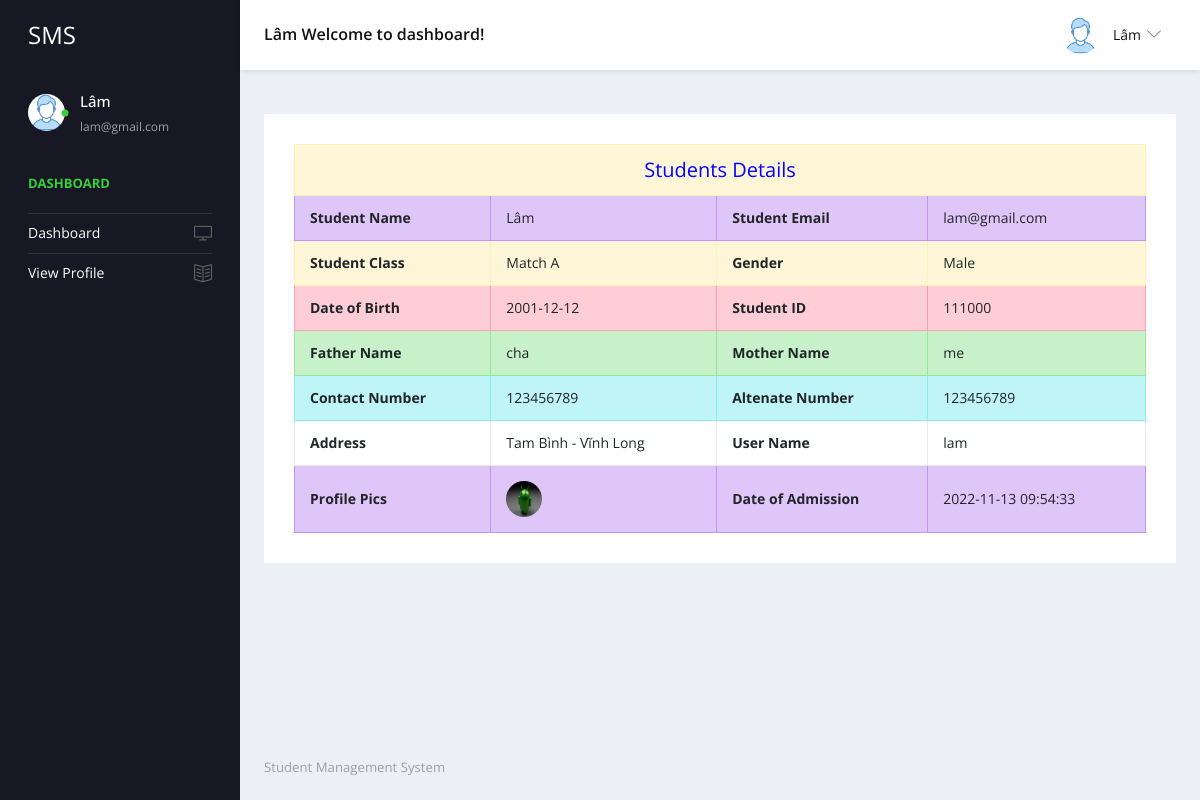
The app's page /user/student-profile.php (signed in) with its own data.
### tables this page shows
CREATE TABLE `tblstudent` (
  `ID` int(10) NOT NULL,
  `StudentName` varchar(200) DEFAULT NULL,
  `StudentEmail` varchar(200) DEFAULT NULL,
  `StudentClass` varchar(100) DEFAULT NULL,
  `Gender` varchar(50) DEFAULT NULL,
  `DOB` date DEFAULT NULL,
  `StuID` varchar(200) DEFAULT NULL,
  `FatherName` mediumtext DEFAULT NULL,
  `MotherName` mediumtext DEFAULT NULL,
  `ContactNumber` bigint(10) DEFAULT NULL,
  `AltenateNumber` bigint(10) DEFAULT NULL,
  `Address` mediumtext DEFAULT NULL,
  `UserName` varchar(200) DEFAULT NULL,
  `Password` varchar(200) DEFAULT NULL,
  `Image` varchar(200) DEFAULT NULL,
  `DateofAdmission` timestamp NULL DEFAULT current_timestamp()
);

CREATE TABLE `tblclass` (
  `ID` int(5) NOT NULL,
  `ClassName` varchar(50) DEFAULT NULL,
  `Section` varchar(20) DEFAULT NULL,
  `CreationDate` timestamp NULL DEFAULT current_timestamp()
);

### user/student-profile.php (the view, shortened to what this page needs)
<?php
include('includes/dbconnection.php');
if (strlen($_SESSION['sturecmsstuid'] == 0)) {
  header('location:logout.php');
} else {
?>
  <!DOCTYPE html>
  <html lang="en">
  <head>
    <link rel="stylesheet" href="vendors/simple-line-icons/css/simple-line-icons.css">
    <link rel="stylesheet" href="css/style.css" />
  </head>
  <body>
    <div class="container-scroller">
      <?php include_once('includes/header.php'); ?>
      <div class="container-fluid page-body-wrapper">
        <?php include_once('includes/sidebar.php'); ?>
        <div class="main-panel">
          <div class="content-wrapper">
            <div class="row">
              <div class="col-12 grid-margin stretch-card">
                <div class="card">
                  <div class="card-body">
                    <table border="1" class="table table-bordered mg-b-0">
                      <?php
                      $sid = $_SESSION['sturecmsstuid'];
                      $sql = "SELECT tblstudent.StudentName,tblstudent.StudentEmail,tblstudent.StudentClass,tblstudent.Gender,tblstudent.DOB,tblstudent.StuID,tblstudent.FatherName,tblstudent.MotherName,tblstudent.ContactNumber,tblstudent.AltenateNumber,tblstudent.Address,tblstudent.UserName,tblstudent.Password,tblstudent.Image,tblstudent.DateofAdmission,tblclass.ClassName,tblclass.Section from tblstudent join tblclass on tblclass.ID=tblstudent.StudentClass where tblstudent.StuID=:sid";
                      $query = $dbh->prepare($sql);
                      $query->bindParam(':sid', $sid, PDO::PARAM_STR);
                      $query->execute();
                      $results = $query->fetchAll(PDO::FETCH_OBJ);
                      if ($query->rowCount() > 0) {
                        foreach ($results as $row) {               ?>
                          <tr align="center" class="table-warning">
                            <td colspan="4" style="font-size:20px;color:blue">
                              Students Details</td>
                          </tr>
                          <tr class="table-info">
                            <th>Student Name</th>
                            <td><?php echo $row->StudentName; ?></td>
                            <th>Student Email</th>
                            <td><?php echo $row->StudentEmail; ?></td>
                          </tr>
                          <tr class="table-warning">
                            <th>Student Class</th>
                            <td><?php echo $row->ClassName; ?> <?php echo $row->Section; ?></td>
                            <th>Gender</th>
                            <td><?php echo $row->Gender; ?></td>
                          </tr>
                          <tr class="table-danger">
                            <th>Date of Birth</th>
                            <td><?php echo $row->DOB; ?></td>
                            <th>Student ID</th>
                            <td><?php echo $row->StuID; ?></td>
                          </tr>
                          <tr class="table-success">
                            <th>Father Name</th>
                            <td><?php echo $row->FatherName; ?></td>
                            <th>Mother Name</th>
                            <td><?php echo $row->MotherName; ?></td>
                          </tr>
                          <tr class="table-primary">
                            <th>Contact Number</th>
                            <td><?php echo $row->ContactNumber; ?></td>
                            <th>Altenate Number</th>
                            <td><?php echo $row->AltenateNumber; ?></td>
                          </tr>
                          <tr class="table-progress">
                            <th>Address</th>
                            <td><?php echo $row->Address; ?></td>
                            <th>User Name</th>
                            <td><?php echo $row->UserName; ?></td>
                          </tr>
                          <tr class="table-info">
                            <th>Profile Pics</th>
                            <td><img src="../admin/images/<?php echo $row->Image; ?>"></td>
                            <th>Date of Admission</th>
                            <td><?php echo $row->DateofAdmission; ?></td>
                          </tr>
                      <?php $cnt = $cnt + 1;
                        }
                      } ?>
                    </table>
                  </div>
                </div>
              </div>
            </div>
          </div>
          <?php include_once('includes/footer.php'); ?>
        </div>
      </div>
    </div>
  </body>
  </html><?php }  ?>

### user/includes/header.php (shortened to what this page needs)
<nav class="navbar default-layout-navbar col-lg-12 col-12 p-0 fixed-top d-flex flex-row">
  <div class="navbar-brand-wrapper d-flex align-items-center">
    <a class="navbar-brand brand-logo" href="dashboard.php">
      <strong style="color: white;">SMS</strong>
    </a>
  </div>
  <?php
   $uid = $_SESSION['sturecmsuid'];
   $sql = "SELECT * from tblstudent where ID=:uid";
   $query = $dbh->prepare($sql);
   $query->bindParam(':uid', $uid, PDO::PARAM_STR);
   $query->execute();
   $results = $query->fetchAll(PDO::FETCH_OBJ);
   if ($query->rowCount() > 0) {
     foreach ($results as $row) {               ?>
      <div class="navbar-menu-wrapper d-flex align-items-center flex-grow-1">
        <h5 class="mb-0 font-weight-medium d-none d-lg-flex"><?php echo htmlentities($row->StudentName); ?> Welcome to dashboard!</h5>
        <ul class="navbar-nav navbar-nav-right ml-auto">
          <li class="nav-item dropdown d-none d-xl-inline-flex user-dropdown">
            <a class="nav-link dropdown-toggle" id="UserDropdown" href="#" data-toggle="dropdown" aria-expanded="false">
              <img class="img-xs rounded-circle ml-2" src="images/faces/face8.jpg" alt="Profile image"> <span class="font-weight-normal"> <?php echo htmlentities($row->StudentName); ?> </span></a>
                <p class="font-weight-light text-muted mb-0"><?php echo htmlentities($row->StudentEmail); ?></p><?php $cnt = $cnt + 1;
                                                                                                               }
                                                                                                             } ?>
          </li>
        </ul>
      </div>
</nav>

### user/includes/sidebar.php
<nav class="sidebar sidebar-offcanvas" id="sidebar">
  <ul class="nav">
    <li class="nav-item nav-profile">
      <a href="#" class="nav-link">
        <div class="profile-image">
          <img class="img-xs rounded-circle" src="images/faces/face8.jpg" alt="profile image">
          <div class="dot-indicator bg-success"></div>
        </div>
        <div class="text-wrapper">
          <?php
          $uid = $_SESSION['sturecmsuid'];
          $sql = "SELECT * from tblstudent where ID=:uid";
          $query = $dbh->prepare($sql);
          $query->bindParam(':uid', $uid, PDO::PARAM_STR);
          $query->execute();
          $results = $query->fetchAll(PDO::FETCH_OBJ);
          $cnt = 1;
          if ($query->rowCount() > 0) {
            foreach ($results as $row) {               ?>
              <p class="profile-name"><?php echo htmlentities($row->StudentName); ?></p>
              <p class="designation"><?php echo htmlentities($row->StudentEmail); ?></p><?php $cnt = $cnt + 1;
                                                                                      }
                                                                                    } ?>
        </div>
      </a>
    </li>
    <li class="nav-item nav-category">
      <span class="nav-link">Dashboard</span>
    </li>
    <li class="nav-item">
      <a class="nav-link" href="dashboard.php">
        <span class="menu-title">Dashboard</span>
        <i class="icon-screen-desktop menu-icon"></i>
      </a>
    </li>
    <li class="nav-item">
      <a class="nav-link" href="student-profile.php">
        <span class="menu-title">View Profile</span>
        <i class="icon-book-open menu-icon"></i>
      </a>
    </li>
  </ul>
</nav>

### records on screen
tblstudent: StudentName "Lâm", StudentEmail "lam@gmail.com", tblclass.ClassName "Match", tblclass.Section "A", Gender "Male", DOB "2001-12-12", StuID "111000", FatherName "cha", MotherName "me", ContactNumber "123456789", AltenateNumber "123456789", Address "Tam Bình - Vĩnh Long", UserName "lam", Image (picture), DateofAdmission "2022-11-13 09:54:33"
